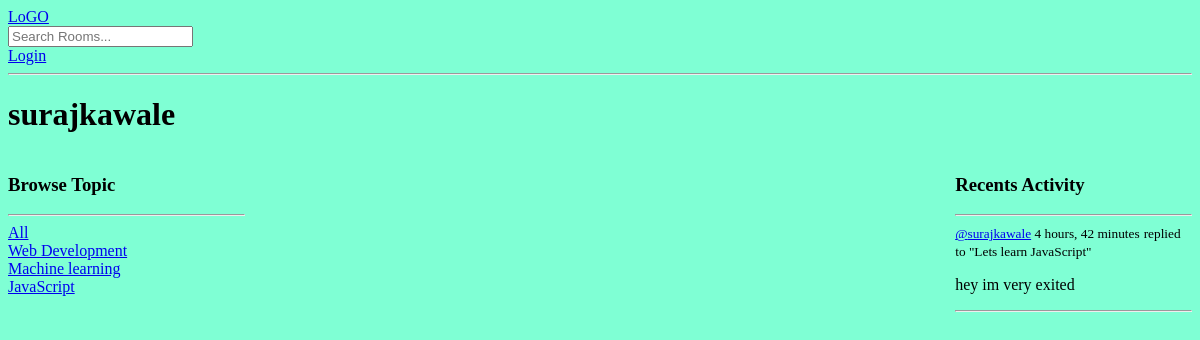
/profile/2, run on an earlier commit of the app's database.
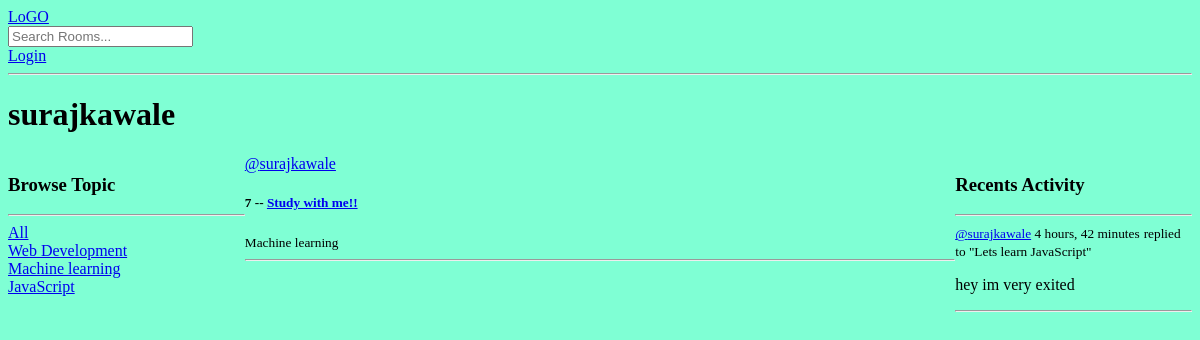
And on a later commit of the database.
### base/models.py (models this page shows, shortened)
class Topic(models.Model):
    name = models.CharField(max_length=200)

class Message(models.Model):
    user = models.ForeignKey(User, on_delete=models.CASCADE)
    room = models.ForeignKey(Room, on_delete=models.CASCADE)
    body = models.TextField()
    updated = models.DateTimeField(auto_now= True)
    created = models.DateTimeField(auto_now_add=True)
    class Meta:
        ordering = ['-updated', '-created']
    def __str__(self):
        return self.body[0:50]

class Room(models.Model):
    host = models.ForeignKey(User, on_delete=models.SET_NULL, null=True)
    topic = models.ForeignKey(Topic, on_delete=models.SET_NULL, null=True)
    name = models.CharField(max_length=200)
    description = models.TextField(null=True, blank=True)
    participants = models.ManyToManyField(User, related_name='participants', blank=True)
    updated = models.DateTimeField(auto_now= True)
    created = models.DateTimeField(auto_now_add=True)
    class Meta:
        ordering = ['-updated', '-created']
    def __str__(self):
        return self.name

### base/views.py (the view)
# urls.py: path('profile/<str:pk>', views.userProfile, name="user-profile"),
def userProfile(request, pk):
    user = User.objects.get(id=pk)
    rooms = user.room_set.all()
    room_messages = user.message_set.all()
    topics = Topic.objects.all()
    context = {'user': user,
            'rooms': rooms,
            'room_messages':room_messages,
            'topics':topics
    }
    return render(request, 'base/profile.html', context)

### base/templates/base/profile.html (shortened to what this page needs)
{% extends "main.html" %}
{% block content %}
  <h1>{{user.username}}</h1>
  <div class="profile-container">
    <div>
        {% include "base/topic_component.html" %}
    </div>
    <div>
        {% include "base/feed_component.html" %}
    </div>
    <div>
        {% include "base/activity_component.html" %}
    </div>
  </div>
{% endblock content %}

### base/templates/base/topic_component.html
<h3>Browse Topic</h3>
<hr>
<div>
    <a href="{% url 'home' %}">All</a>
</div>
{% for topic in topics %}
<div>
    <a href="{% url 'home' %}?q={{topic.name}}">{{topic.name}}</a>
</div>
{% endfor %}

### base/templates/base/feed_component.html (shortened to what this page needs)
<div>
    {% for room in rooms  %}
      <div>
        <a href="{% url 'user-profile' room.host.id %}">@{{room.host.username}}</a>
        <h5>{{room.id}} -- <a href="{% url 'room' room.id %}">{{room.name}}</a></h5>
        <small>{{room.topic.name}}</small>
        <hr>
      </div>
    {% endfor %}
</div>

### base/templates/base/activity_component.html (shortened to what this page needs)
<h3>Recents Activity </h3>
<hr>
{% for message in room_messages %}
<div>
    <small><a href="{% url 'user-profile' message.user.id %}">@{{message.user}}</a> {{message.created|timesince}}</small>
    <small>replied to "{{message.room}}"</small>
    <p>{{message}}</p>
    <hr>
</div>
{% endfor %}

What changed in the data, as far as the page shows it:
added Room: host.username "surajkawale", id "7", name "Study with me!!", topic.name "Machine learning"
